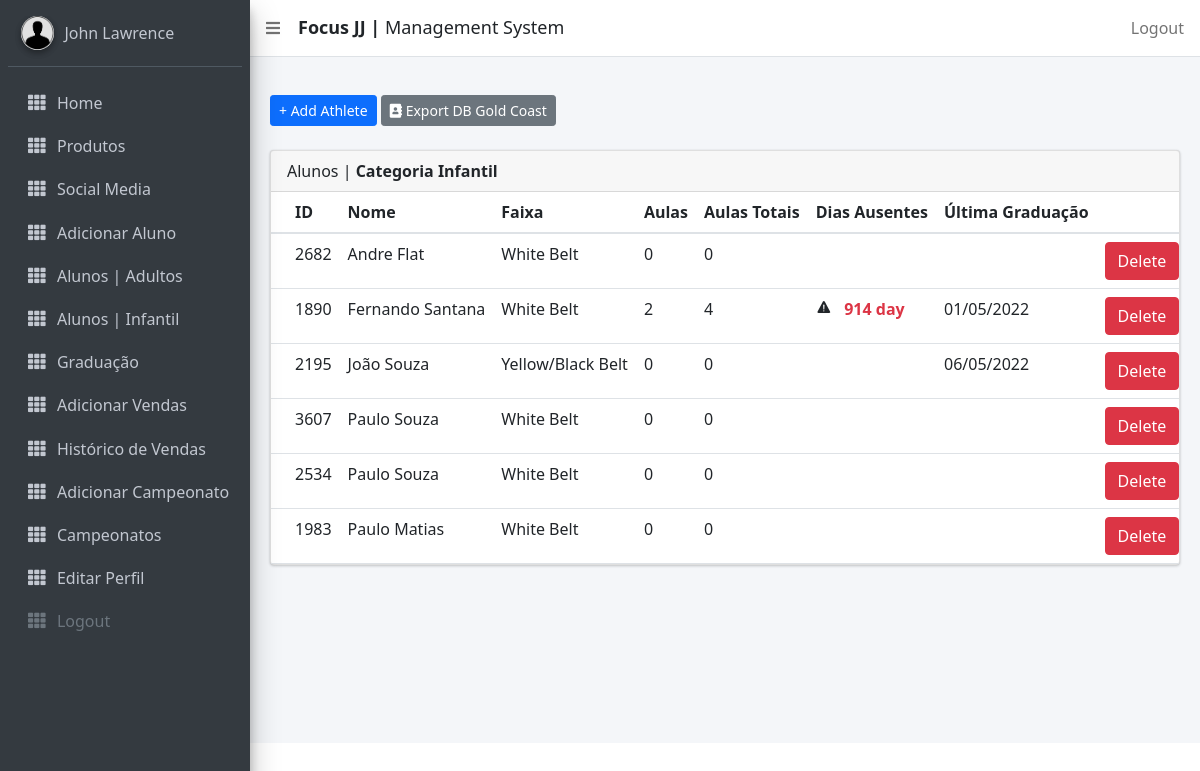
/managealunos/kids (signed in), run on an earlier commit of the app's database.
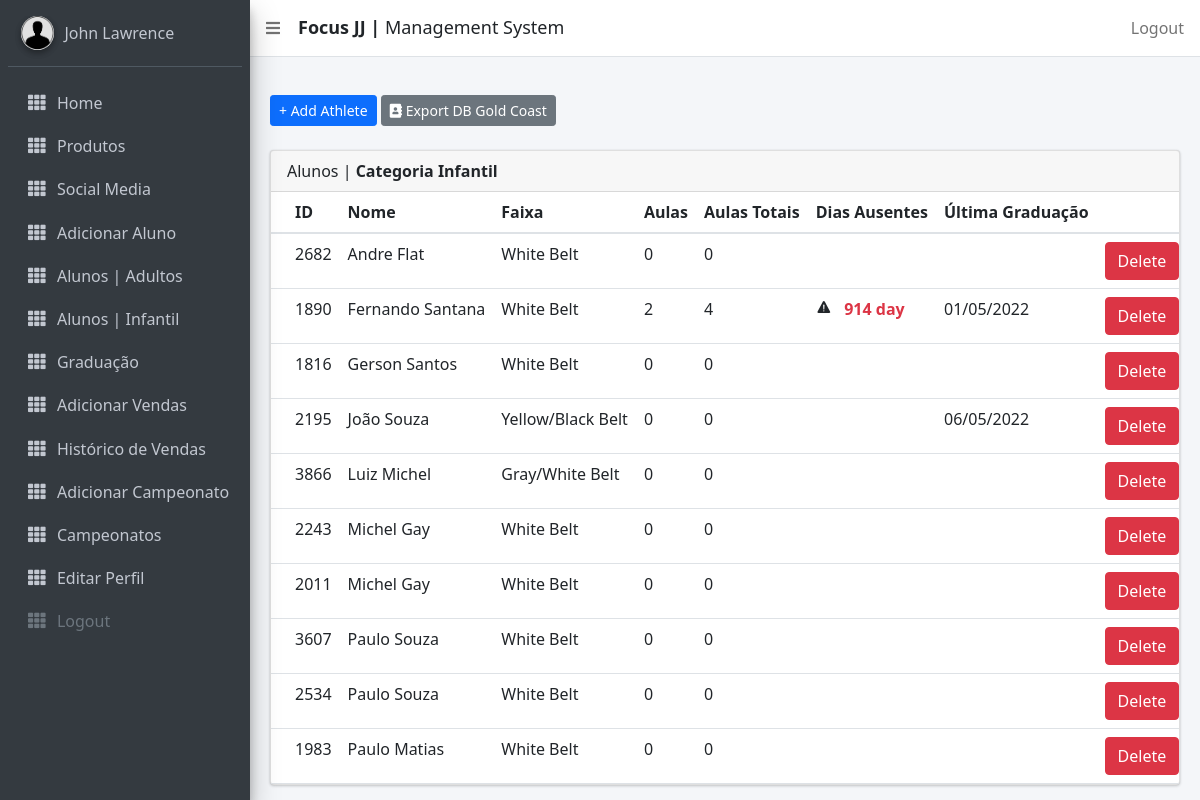
And on a later commit of the database.
### focusbjj/models.py (models this page shows, shortened)
class Aluno(models.Model):
    DoesNotExist = None
    objects = None
    id = ShortUUIDField(primary_key=True, editable=False, alphabet="0123456789", length=4)
    photo = models.ImageField(upload_to='photos/', null=True, blank=True)
    nome = models.CharField(max_length=15, verbose_name='Name')
    middle_name = models.CharField(max_length=20, verbose_name='Middle Name', blank=True, null=True)
    surname = models.CharField(max_length=15, verbose_name='Last Name', null=True)
    phone = models.CharField(max_length=15, help_text='Use only numbers')
    email = models.EmailField(max_length=128)
    location = models.ForeignKey(CustomUser, related_name="alunos", on_delete=models.CASCADE)
    address = models.CharField(max_length=255, blank=True, null=True)
    belt = models.CharField(max_length=255, choices=BELT)
    stripe = models.CharField(max_length=255, choices=GRAU, default= 'No Stripes')
    join_date = models.DateTimeField()
    time_stamp = models.DateTimeField(auto_now=True, null=True)
    gender = models.CharField(max_length=255, choices=GENDER)
    dob = models.DateField(verbose_name='Date of Birth',)
    is_blocked = models.BooleanField(default=False)
    agreement = models.BooleanField(default=False)
    USERNAME_FIELD = 'id'
    def idade(self): #POR ANO DE NASCIMENTO
        today = date.today()
        idade = today.year - self.dob.year #- ((today.month, today.day) < (self.dob.month, self.dob.day))
        return idade
    class Meta:
        ordering = ["nome"]

class Graduation(models.Model):
    objects = None
    aluno = models.ForeignKey(Aluno, related_name='graduacao', on_delete=models.CASCADE, verbose_name='_(Aluno')
    master = models.CharField(max_length=15, null=True, verbose_name=_('Professor'))
    belt = models.CharField(max_length=255, choices=BELT, verbose_name=_('Faixa'))
    stripe = models.CharField(max_length=255, choices=GRAU, verbose_name=_('Grau'))
    time_stamp = models.DateTimeField(null=True, verbose_name=_('Data'))

class GetAttendance(models.Model):
    objects = None
    aluno = models.ForeignKey(Aluno, on_delete=models.CASCADE, verbose_name='Athlete')
    attendance = models.DateTimeField(default=timezone.now)

### focusbjj/views.py (the view)
# urls.py: path('managealunos/kids', views.ManageAlunosKids.as_view(), name='managealunoskids'),
class ManageAlunosKids(LoginRequiredMixin, ListView):
    template_name = 'managealunos_kids.html'
    model = Aluno
    def get_queryset(self):
        queryset = super().get_queryset()
        filter = AlunoFilter(self.request.GET, queryset)
        return filter.qs
    def get_context_data(self, **kwargs):
        context = super(ManageAlunosKids, self).get_context_data(**kwargs)
        context['alunos'] = Aluno.objects.all()
        return context

### focusbjj/templatetags/attendance_tags.py (called while the page is built)
@register.filter
def get_count_att_aluno(aluno_instance):
    return len(GetAttendance.objects.filter(aluno_id=aluno_instance.id))

@register.filter
def last_att_aluno(aluno_instance):
    att = GetAttendance.objects.filter(aluno_id=aluno_instance.id).order_by('-attendance')
    if att[0].attendance + timedelta(days=15) < timezone.now():
        tempo = timezone.now() - att[0].attendance
        return tempo
    else:
        return ''

@register.filter
def current_belt(aluno_instance):
    belt = Graduation.objects.filter(aluno_id=aluno_instance.id).order_by('-time_stamp')
    if belt:
        current = belt[0].belt
    else:
        current = aluno_instance.belt
    return current

@register.filter
def last_graduation(aluno_instance):
    last_grad = Graduation.objects.filter(aluno_id=aluno_instance.id).order_by('-time_stamp')
    if last_grad:
        date = last_grad[0].time_stamp
    else:
        date = 'Not Graduated'
    return date

### focusbjj/templates/managealunos_kids.html (shortened to what this page needs)
{% extends 'base_template.html' %}
{% load static %}
{% load attendance_tags %}
{% load i18n %}
{% block content %}
<section class="content">
        <div class="container-fluid">
            <a class="btn btn-primary btn-sm" href="{% url 'focusbjj:add_aluno' %}" role="button">+ Add Athlete</a>
            <a href="{% url 'focusbjj:export_xlsx' %}" class="btn btn-sm btn-secondary"><i class="fas fa-address-book main-logo-icon"></i> Export DB {{ user.location }} </a> <br/>&nbsp;
            <div class="row">
                <div class="col-md-12">
                    <div class="card">
                        <div class="card-header">
                            <p>{% trans "Alunos" %} | <b>{% trans "Categoria Infantil" %}</b></p>
                        </div>
                <div class="card-body table-responsive p-0">
                <table class="table table-hover text-nowrap">
                <thead>
                    <tr>
                    <th>ID</th>
                    <th>{% trans "Nome" %}</th>
                    <th>{% trans "Faixa" %}</th>
                    <th>{% trans "Aulas" %}</th>
                    <th>{% trans "Aulas Totais" %}</th>
                    <th>{% trans "Dias Ausentes" %}</th>
                    <th>{% trans "Última Graduação" %}</th>
                    <th></th>
                    </tr>
                </thead>
                <tbody>
                {% for aluno in request.user.alunos.all|dictsort:"nome" %}
                   {% if aluno.idade <= 13 %}
                    <tr>
                    <td>{{ aluno.id }}</td>
                    <td>{{ aluno.nome|title }} {{ aluno.surname|title }}</td>
                    <td>
                        {% if aluno|current_belt %}
                        {{ aluno|current_belt }}
                        {% else %}
                        {{ aluno.belt }}
                        {% endif %}
                    </td>
                    <td>
                        {% if aluno|new_attendance == None %}
                        {{ aluno|get_count_att_aluno }}
                        {% else %}
                        {{ aluno|new_attendance }}
                        {% endif %}
                    </td>
                    <td>{{ aluno|get_count_att_aluno }}</td>
                    <td>
                        {% if aluno|get_count_att_aluno %}
                        {% if aluno|last_att_aluno %}
                            <ion-icon name="warning"></ion-icon>
                            <strong class="text-red"> &nbsp; {{ aluno|last_att_aluno|cut:"," |slice:"7"}}</strong>
                        {% endif %}
                        {% endif %}
                    </td>
                    <td>{{ aluno|last_graduation|date:"d/m/Y" }}</td>
                    <td>
                        <a href="{% url 'focusbjj:deletealunos' aluno.pk %}" class="btn btn-danger">Delete</a>
                    </td>
                    </tr>
                {% endif %}
                {% endfor %}
                </tbody>
                </table>
                        </div>
                        </div>
                </div>
            </div>
        </div>
      </section>
{% endblock %}

What changed in the data, as far as the page shows it:
added Aluno: id "1816", nome "Gerson", surname "Santos", id+belt "White Belt", id "0"
added Aluno: id "3866", nome "Luiz", surname "Michel", id+belt "Gray/White Belt", id "0"
added Aluno: id "2243", nome "Michel", surname "Gay", id+belt "White Belt", id "0"
added Aluno: id "2011", nome "Michel", surname "Gay", id+belt "White Belt", id "0"
